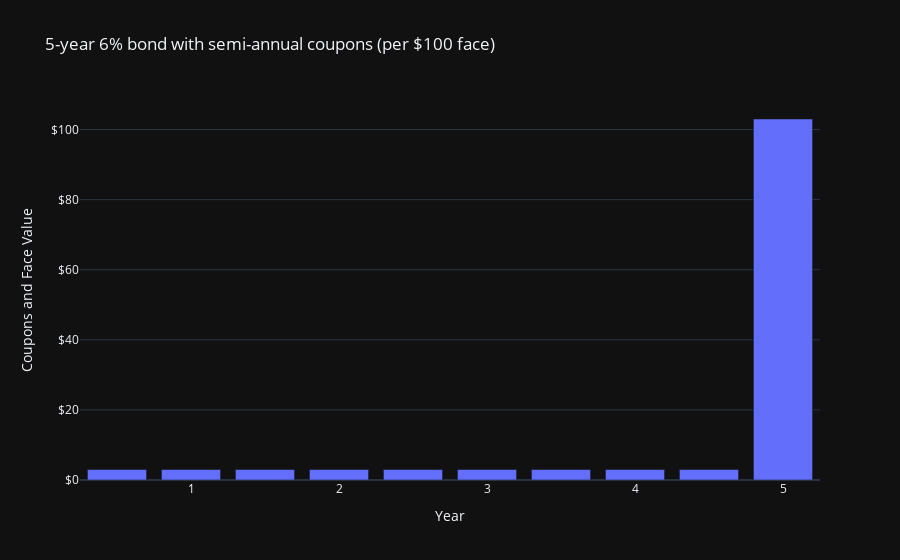

The notebook cell this image was saved under:
### Code cell
import numpy as np
import plotly.graph_objects as go

year = np.arange(0.5, 10.5, 0.5)
payment = 3*np.ones(10)
payment[-1] += 100

trace=go.Bar(
  x=year,
  y=payment,
)
fig = go.Figure(trace)
fig.update_layout(
    template="plotly_dark",
    title="5-year 6% bond with semi-annual coupons (per $100 face)",
    xaxis_title="Year",
    yaxis_title="Coupons and Face Value",
    yaxis_tickprefix="$",
)

fig.show()

### Figure 1 — Plotly figure (JSON) as saved in the notebook; plotly's stock layout.template omitted (floating-point values rounded to 4 significant figures)
{"data": [{"type": "bar", "x": [0.5, 1, 1.5, 2, 2.5, 3, 3.5, 4, 4.5, 5, 5.5, 6, 6.5, 7, 7.5, 8, 8.5, 9, 9.5, 10], "y": [3, 3, 3, 3, 3, 3, 3, 3, 3, 103]}], "layout": {"autosize": true, "title": {"text": "5-year 6% bond with semi-annual coupons (per $100 face)"}, "xaxis": {"autorange": true, "range": [0.25, 5.25], "title": {"text": "Year"}, "type": "linear"}, "yaxis": {"autorange": true, "range": [0, 108.4], "tickprefix": "$", "title": {"text": "Coupons and Face Value"}, "type": "linear"}}}
